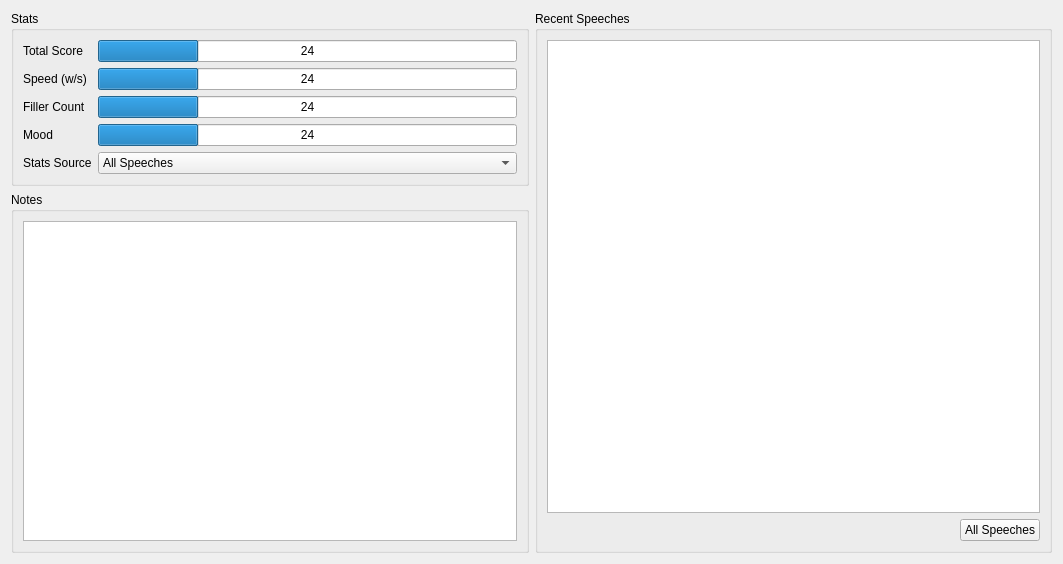
<?xml version="1.0" encoding="UTF-8"?>
<ui version="4.0">
 <class>Form</class>
 <widget class="QWidget" name="Form">
  <property name="geometry">
   <rect>
    <x>0</x>
    <y>0</y>
    <width>1063</width>
    <height>564</height>
   </rect>
  </property>
  <property name="windowTitle">
   <string>Form</string>
  </property>
  <layout class="QGridLayout" name="gridLayout">
   <item row="0" column="0">
    <widget class="QGroupBox" name="dashboard_StatsGroup">
     <property name="title">
      <string>Stats</string>
     </property>
     <layout class="QGridLayout" name="gridLayout_3">
      <item row="0" column="0">
       <layout class="QFormLayout" name="formLayout_2">
        <item row="0" column="0">
         <widget class="QLabel" name="label_9">
          <property name="text">
           <string>Total Score</string>
          </property>
         </widget>
        </item>
        <item row="0" column="1">
         <widget class="QProgressBar" name="progressBar_4">
          <property name="value">
           <number>24</number>
          </property>
          <property name="format">
           <string>%v</string>
          </property>
         </widget>
        </item>
        <item row="1" column="0">
         <widget class="QLabel" name="label_4">
          <property name="text">
           <string>Speed (w/s)</string>
          </property>
         </widget>
        </item>
        <item row="1" column="1">
         <widget class="QProgressBar" name="progressBar">
          <property name="value">
           <number>24</number>
          </property>
          <property name="format">
           <string>%v</string>
          </property>
         </widget>
        </item>
        <item row="2" column="0">
         <widget class="QLabel" name="label_5">
          <property name="text">
           <string>Filler Count</string>
          </property>
         </widget>
        </item>
        <item row="2" column="1">
         <widget class="QProgressBar" name="progressBar_2">
          <property name="value">
           <number>24</number>
          </property>
          <property name="format">
           <string>%v</string>
          </property>
         </widget>
        </item>
        <item row="3" column="0">
         <widget class="QLabel" name="label_6">
          <property name="text">
           <string>Mood</string>
          </property>
         </widget>
        </item>
        <item row="3" column="1">
         <widget class="QProgressBar" name="progressBar_3">
          <property name="value">
           <number>24</number>
          </property>
          <property name="format">
           <string>%v</string>
          </property>
         </widget>
        </item>
        <item row="4" column="0">
         <widget class="QLabel" name="label_10">
          <property name="text">
           <string>Stats Source</string>
          </property>
         </widget>
        </item>
        <item row="4" column="1">
         <widget class="QComboBox" name="comboBox">
          <property name="sizePolicy">
           <sizepolicy hsizetype="Preferred" vsizetype="Fixed">
            <horstretch>0</horstretch>
            <verstretch>0</verstretch>
           </sizepolicy>
          </property>
          <item>
           <property name="text">
            <string>All Speeches</string>
           </property>
          </item>
          <item>
           <property name="text">
            <string>Last 3 Speeches</string>
           </property>
          </item>
          <item>
           <property name="text">
            <string>Latest Speech</string>
           </property>
          </item>
          <item>
           <property name="text">
            <string>Selected Speech</string>
           </property>
          </item>
         </widget>
        </item>
       </layout>
      </item>
     </layout>
    </widget>
   </item>
   <item row="1" column="0">
    <widget class="QGroupBox" name="dashboard_NotesGroup">
     <property name="sizePolicy">
      <sizepolicy hsizetype="Preferred" vsizetype="Expanding">
       <horstretch>0</horstretch>
       <verstretch>0</verstretch>
      </sizepolicy>
     </property>
     <property name="title">
      <string>Notes</string>
     </property>
     <layout class="QGridLayout" name="gridLayout_5">
      <item row="0" column="0">
       <widget class="QTextEdit" name="textEdit_2"/>
      </item>
     </layout>
    </widget>
   </item>
   <item row="0" column="1" rowspan="2">
    <widget class="QGroupBox" name="groupBox_2">
     <property name="title">
      <string>Recent Speeches</string>
     </property>
     <layout class="QGridLayout" name="gridLayout_4">
      <item row="1" column="0">
       <layout class="QHBoxLayout" name="horizontalLayout_3">
        <item>
         <spacer name="horizontalSpacer">
          <property name="orientation">
           <enum>Qt::Horizontal</enum>
          </property>
          <property name="sizeHint" stdset="0">
           <size>
            <width>40</width>
            <height>20</height>
           </size>
          </property>
         </spacer>
        </item>
        <item>
         <widget class="QPushButton" name="pushButton">
          <property name="text">
           <string>All Speeches</string>
          </property>
         </widget>
        </item>
       </layout>
      </item>
      <item row="0" column="0">
       <widget class="QListWidget" name="listWidget"/>
      </item>
     </layout>
    </widget>
   </item>
  </layout>
 </widget>
 <resources>
  <include location="resources.qrc"/>
  <include location="../../../resources.qrc"/>
 </resources>
 <connections/>
</ui>
